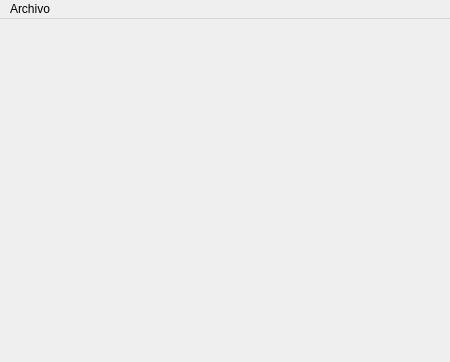
<?xml version="1.0" encoding="UTF-8"?>
<ui version="4.0">
 <class>MainWindow</class>
 <widget class="QMainWindow" name="MainWindow">
  <property name="geometry">
   <rect>
    <x>0</x>
    <y>0</y>
    <width>450</width>
    <height>362</height>
   </rect>
  </property>
  <property name="windowTitle">
   <string>MainWindow</string>
  </property>
  <widget class="QWidget" name="centralWidget"/>
  <widget class="QMenuBar" name="menuBar">
   <property name="geometry">
    <rect>
     <x>0</x>
     <y>0</y>
     <width>450</width>
     <height>21</height>
    </rect>
   </property>
   <widget class="QMenu" name="menuArchivo">
    <property name="title">
     <string>Archivo</string>
    </property>
    <addaction name="actionQuitar"/>
   </widget>
   <addaction name="menuArchivo"/>
  </widget>
  <action name="actionQuitar">
   <property name="text">
    <string>Quitar</string>
   </property>
  </action>
 </widget>
 <layoutdefault spacing="6" margin="11"/>
 <resources/>
 <connections/>
</ui>
